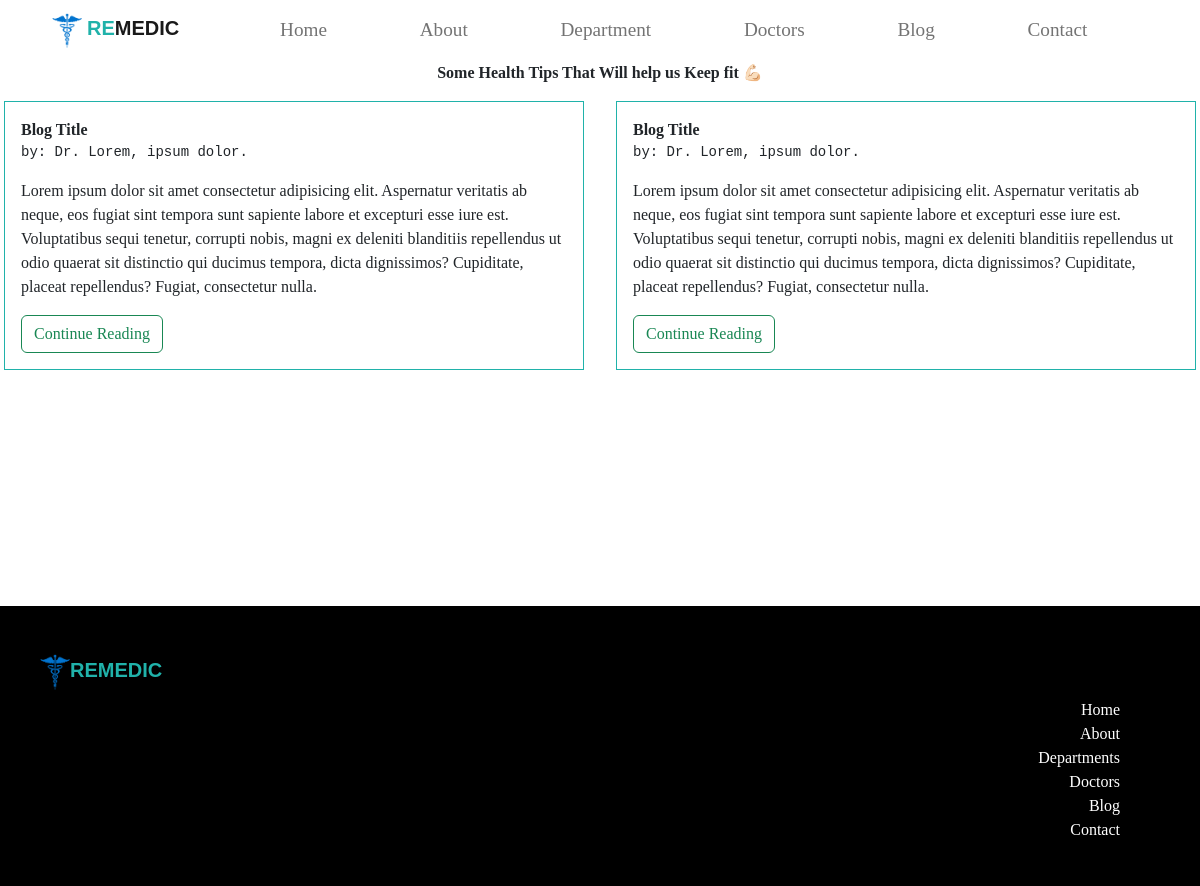
The app's page /health-tips/, older data.
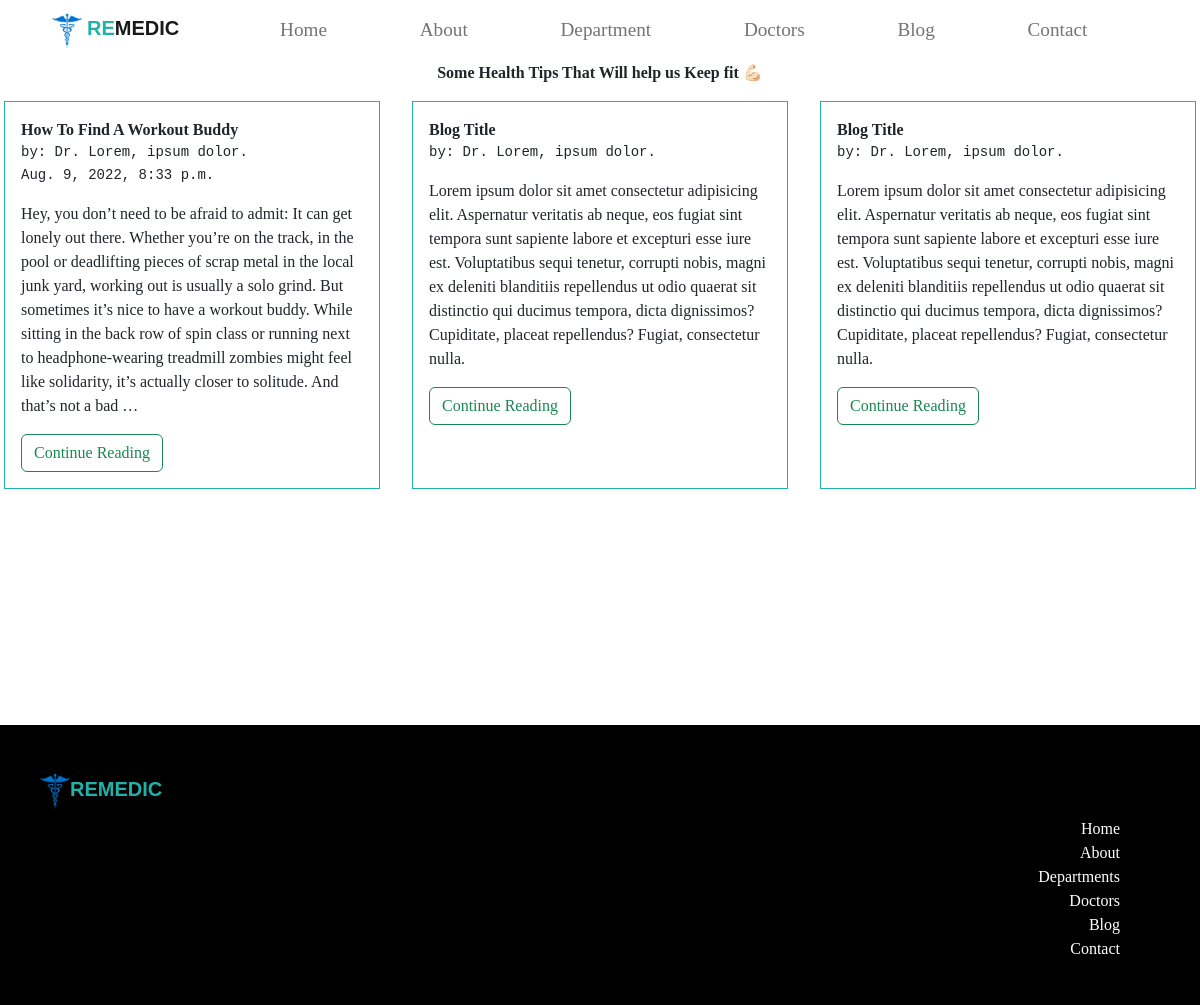
The same page, newer data.
### management/models.py (models this page shows, shortened)
class Blog(models.Model):
    blog_title = models.CharField(max_length=200)
    doctors_name = models.ForeignKey(Doctor,null=True,blank=True, on_delete=models.CASCADE)
    body_of_blog = models.TextField(max_length=200000)
    data_added = models.DateTimeField(auto_now_add=True)

### base/views.py (the view)
# urls.py: path('health-tips/',views.blog_page, name="blog_page"),
def blog_page(request):
    blogs = Blog.objects.all()
    context = {
        'blogs':blogs
    }
    return render(request,'base/Pages/blog_page.html',context)

### base/templates/base/Pages/blog_page.html
{% extends 'base/index.html' %}
{% load static %}
{% block content %}
<div class="row">
    <b style="text-align: center;">Some Health Tips That Will help us Keep fit 💪🏻</b>
    {% for blog in blogs %}
    <div class="col-sm blog-text-holder">
        <b>{{blog.blog_title}}</b>
        <pre class="doctors-name">by: Dr. Lorem, ipsum dolor.</pre>
        <pre class="doctors-name" style="margin-top: -1em;">{{blog.data_added}}</pre>
        <p>{{blog.body_of_blog|truncatewords:"80"}}</p>
        <button class="btn btn-outline-success">Continue Reading</button>
    </div>
    {% endfor %}
    <div class="col-sm blog-text-holder">
        <b>Blog Title</b>
        <pre class="doctors-name">by: Dr. Lorem, ipsum dolor.</pre>
        <p>Lorem ipsum dolor sit amet consectetur adipisicing elit. Aspernatur veritatis ab neque, eos fugiat sint tempora sunt sapiente labore et excepturi esse iure est. Voluptatibus sequi tenetur, corrupti nobis, magni ex deleniti blanditiis repellendus ut odio quaerat sit distinctio qui ducimus tempora, dicta dignissimos? Cupiditate, placeat repellendus? Fugiat, consectetur nulla.</p>
        <button class="btn btn-outline-success">Continue Reading</button>
    </div>
    <div class="col-sm blog-text-holder">
        <b>Blog Title</b>
        <pre class="doctors-name">by: Dr. Lorem, ipsum dolor.</pre>
        <p>Lorem ipsum dolor sit amet consectetur adipisicing elit. Aspernatur veritatis ab neque, eos fugiat sint tempora sunt sapiente labore et excepturi esse iure est. Voluptatibus sequi tenetur, corrupti nobis, magni ex deleniti blanditiis repellendus ut odio quaerat sit distinctio qui ducimus tempora, dicta dignissimos? Cupiditate, placeat repellendus? Fugiat, consectetur nulla.</p>
        <button class="btn btn-outline-success">Continue Reading</button>
    </div>
</div>
{% endblock content %}

Row changes from the older to the newer data that the page shows:
added Blog: blog_title "How To Find A Workout Buddy", data_added "Aug. 9, 2022, 8:33 p.m.", body_of_blog "Hey, you don’t need to be afraid to admit: It can get lonely out there. Whether you’re on the track, in the pool or deadlifting pieces of scrap metal in the local junk yard, working out is usually a solo grind. But sometimes it’s nice to have a workout buddy. While sitting in the back row of spin class or running next to headphone-wearing treadmill zombies might feel like solidarity, it’s actually closer to solitude. And that’s not a bad …"
